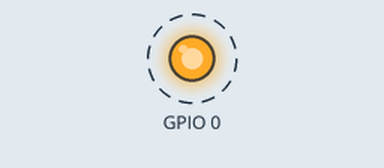
Bench run of a sketch on a simulated ESP32. On the bench: output pins drawn as LEDs (lit = HIGH). Dashed ring = blinking. What the sketch prints to the serial monitor is not drawn.

Above: at 5.15 s.
Timing chart, 0 to 8.0 s (numbered marks = the images above):
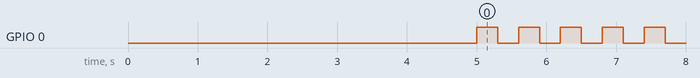

Measured:
- by itself, GPIO 0: alternates HIGH for 0.30 s and LOW for 0.30 s

The sketch:

DS09_External_LED_Blink.ino
```cpp
/*
   External LED Blink
   modified for esp32 on January 2020
   modified by Digital Siam
*/

void setup() {
 Serial.begin(115200);
 pinMode(0, OUTPUT);
 delay(5000);
 Serial.println("program DS09");
 Serial.println("External LED Blink");
 Serial.println("modified for esp32");
 Serial.println("modified by Digital Siam");
}

void loop() {
  digitalWrite(0,HIGH);
  delay(300);
  digitalWrite(0,LOW);
  delay(300);
}
```
